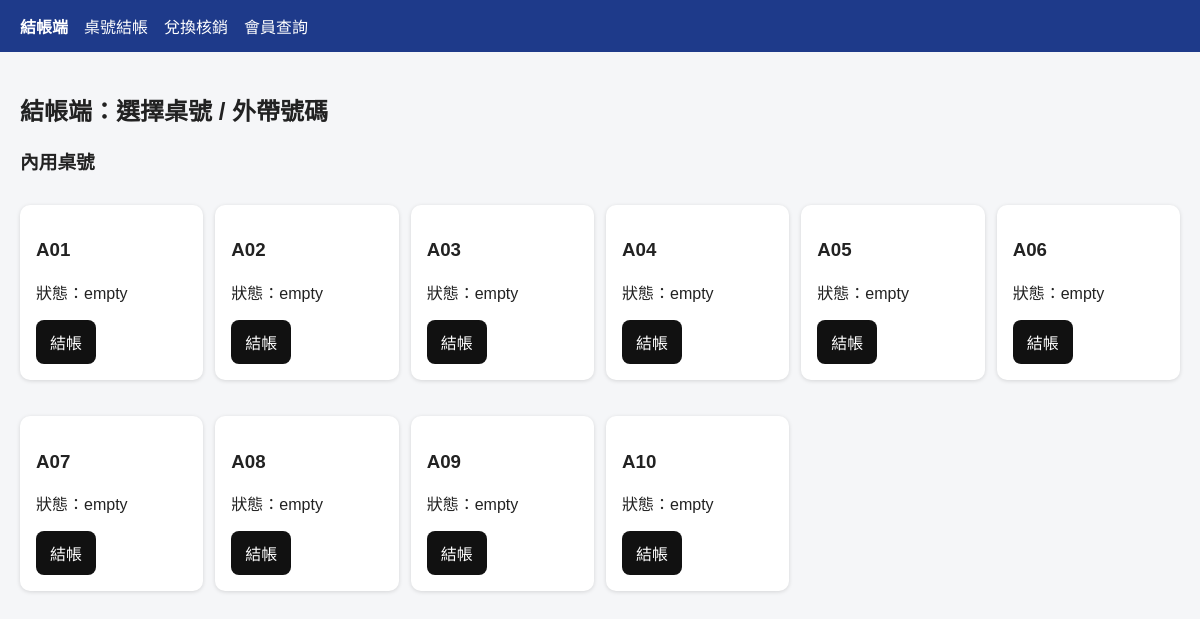
Page /checkout on the committed database.
### tables this page shows
CREATE TABLE tables (
            table_no TEXT PRIMARY KEY,
            status TEXT NOT NULL DEFAULT 'empty',
            capacity INTEGER NOT NULL DEFAULT 4,
            area TEXT DEFAULT ''
        );

### app.py (the view)
@app.get('/checkout', response_class=HTMLResponse)
def checkout(request:Request):
    tables = rows('select * from tables order by table_no')
    takeouts = rows("""select table_no, count(*) as order_count, min(created_at) as first_time
        from orders
        where payment_status='unpaid' and table_no like 'T%'
        group by table_no
        order by first_time desc""")
    return templates.TemplateResponse(request, 'checkout.html', {'tables':tables,'takeouts':takeouts})

### templates/checkout.html (shortened to what this page needs)
{% extends 'base_checkout.html' %}{% block body %}
<h2>結帳端：選擇桌號 / 外帶號碼</h2>
<h3>內用桌號</h3>
<div class="grid">
{% for t in tables %}
  <div class="card"><h3>{{t.table_no}}</h3><p>狀態：{{t.status}}</p><a class="btn dark" href="/checkout/{{t.table_no}}">結帳</a></div>
{% endfor %}
</div>
{% endblock %}

### static/style.css (style rules this page uses)
body { font-family:Arial,'Microsoft JhengHei',sans-serif;margin:0;background:#f5f6f8;color:#222 }
.card { background:white;border-radius:10px;padding:16px;margin:12px 0;box-shadow:0 1px 4px #0002 }
.grid { display:grid;grid-template-columns:repeat(auto-fill,minmax(170px,1fr));gap:12px }
.btn { border:0;border-radius:8px;padding:10px 14px;background:#1f6feb;color:white;cursor:pointer;text-decoration:none;display:inline-block }
.btn.dark { background:#111 }

### rows in the picture
tables: table_no "A01", status "empty"
tables: table_no "A02", status "empty"
tables: table_no "A03", status "empty"
tables: table_no "A04", status "empty"
tables: table_no "A05", status "empty"
tables: table_no "A06", status "empty"
tables: table_no "A07", status "empty"
tables: table_no "A08", status "empty"
tables: table_no "A09", status "empty"
tables: table_no "A10", status "empty"
